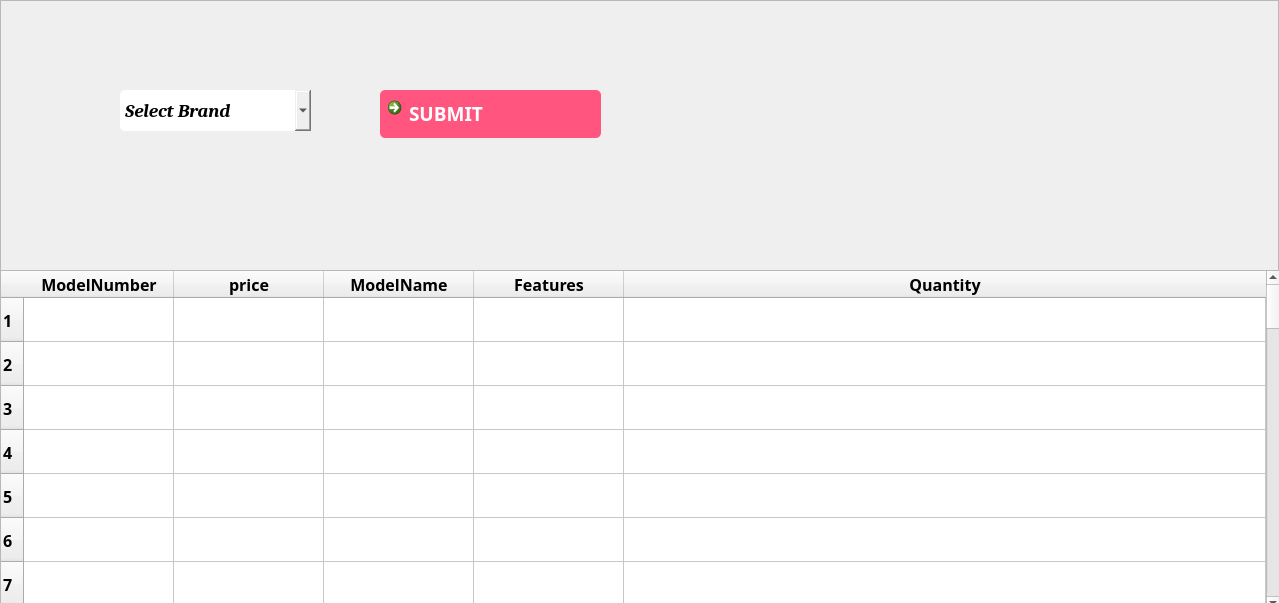
<?xml version="1.0" encoding="UTF-8"?>
<ui version="4.0">
 <class>Frame</class>
 <widget class="QFrame" name="Frame">
  <property name="geometry">
   <rect>
    <x>0</x>
    <y>0</y>
    <width>1279</width>
    <height>603</height>
   </rect>
  </property>
  <property name="windowTitle">
   <string>Frame</string>
  </property>
  <property name="frameShape">
   <enum>QFrame::StyledPanel</enum>
  </property>
  <property name="frameShadow">
   <enum>QFrame::Raised</enum>
  </property>
  <widget class="QComboBox" name="cmfill">
   <property name="geometry">
    <rect>
     <x>120</x>
     <y>90</y>
     <width>191</width>
     <height>41</height>
    </rect>
   </property>
   <property name="font">
    <font>
     <family>Cambria</family>
     <pointsize>14</pointsize>
     <weight>75</weight>
     <italic>true</italic>
     <bold>true</bold>
    </font>
   </property>
   <property name="styleSheet">
    <string notr="true">QComboBox
{
border-radius:5px;
}</string>
   </property>
   <item>
    <property name="text">
     <string>Select Brand</string>
    </property>
   </item>
  </widget>
  <widget class="QCommandLinkButton" name="btngo">
   <property name="geometry">
    <rect>
     <x>380</x>
     <y>90</y>
     <width>221</width>
     <height>48</height>
    </rect>
   </property>
   <property name="font">
    <font>
     <family>Ink Free</family>
     <pointsize>14</pointsize>
     <weight>75</weight>
     <bold>true</bold>
    </font>
   </property>
   <property name="styleSheet">
    <string notr="true">QPushButton
{
 background: rgb(255, 85, 127);
}
QPushButton
{  
   color:white;
   border-radius:5px;
}
QPushButton:hover
{  
   color:red;
   border-radius:5px;
   background:rgb(239, 186, 51);
}</string>
   </property>
   <property name="text">
    <string>SUBMIT</string>
   </property>
  </widget>
  <widget class="QTableWidget" name="tbl">
   <property name="geometry">
    <rect>
     <x>0</x>
     <y>270</y>
     <width>1281</width>
     <height>341</height>
    </rect>
   </property>
   <property name="font">
    <font>
     <family>Trebuchet MS</family>
     <pointsize>12</pointsize>
     <weight>75</weight>
     <italic>false</italic>
     <bold>true</bold>
    </font>
   </property>
   <property name="rowCount">
    <number>50</number>
   </property>
   <property name="columnCount">
    <number>5</number>
   </property>
   <attribute name="horizontalHeaderCascadingSectionResizes">
    <bool>true</bool>
   </attribute>
   <attribute name="horizontalHeaderDefaultSectionSize">
    <number>150</number>
   </attribute>
   <attribute name="horizontalHeaderMinimumSectionSize">
    <number>59</number>
   </attribute>
   <attribute name="horizontalHeaderShowSortIndicator" stdset="0">
    <bool>true</bool>
   </attribute>
   <attribute name="horizontalHeaderStretchLastSection">
    <bool>true</bool>
   </attribute>
   <attribute name="verticalHeaderCascadingSectionResizes">
    <bool>true</bool>
   </attribute>
   <attribute name="verticalHeaderDefaultSectionSize">
    <number>44</number>
   </attribute>
   <row/>
   <row/>
   <row/>
   <row/>
   <row/>
   <row/>
   <row/>
   <row/>
   <row/>
   <row/>
   <row/>
   <row/>
   <row/>
   <row/>
   <row/>
   <row/>
   <row/>
   <row/>
   <row/>
   <row/>
   <row/>
   <row/>
   <row/>
   <row/>
   <row/>
   <row/>
   <row/>
   <row/>
   <row/>
   <row/>
   <row/>
   <row/>
   <row/>
   <row/>
   <row/>
   <row/>
   <row/>
   <row/>
   <row/>
   <row/>
   <row/>
   <row/>
   <row/>
   <row/>
   <row/>
   <row/>
   <row/>
   <row/>
   <row/>
   <row/>
   <column>
    <property name="text">
     <string>ModelNumber</string>
    </property>
   </column>
   <column>
    <property name="text">
     <string>price</string>
    </property>
   </column>
   <column>
    <property name="text">
     <string>ModelName</string>
    </property>
   </column>
   <column>
    <property name="text">
     <string>Features</string>
    </property>
   </column>
   <column>
    <property name="text">
     <string>Quantity</string>
    </property>
   </column>
  </widget>
  <widget class="QLabel" name="label">
   <property name="geometry">
    <rect>
     <x>0</x>
     <y>0</y>
     <width>1611</width>
     <height>271</height>
    </rect>
   </property>
   <property name="text">
    <string/>
   </property>
   <property name="pixmap">
    <pixmap>img11.jpg</pixmap>
   </property>
  </widget>
  <zorder>label</zorder>
  <zorder>cmfill</zorder>
  <zorder>btngo</zorder>
  <zorder>tbl</zorder>
 </widget>
 <resources/>
 <connections/>
</ui>
